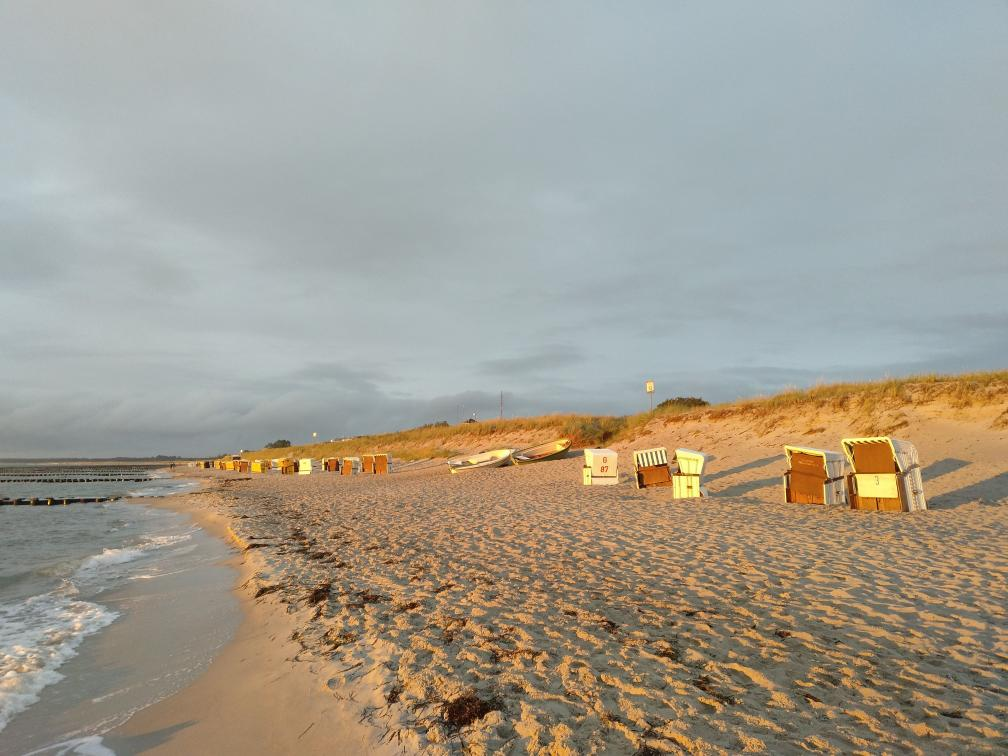
%> input picture 2/data/sea.jpg, 1008 x 756 px, given in place of coffee.tif, which was not available
$ octave 1.m   (GNU Octave 9; MATLAB toolbox functions it lacks are replaced by stand-ins)
%> lines starting %> are read from the running program, lines starting %| are printed output that depends on the picture; pictures that were not available may be replaced by others from this repository, and a replacement may not be noted
clear, close all
image1 = imread('D:\Lessons\labsOfMatlab\data\coffee.tif');
%> image1 is the input picture: size 756x1008x3 uint8; mean R, G, B 162.3, 156.8, 144.1
image2 = imread('D:\Lessons\labsOfMatlab\data\dark.png');
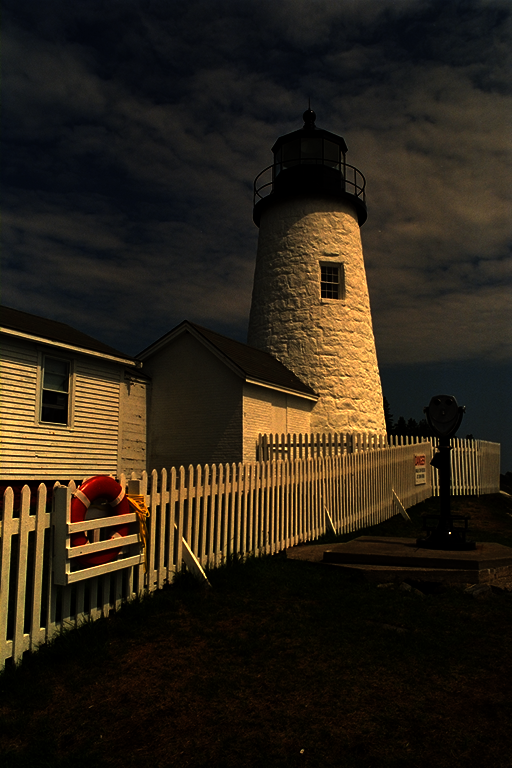
%> input picture 2/data/dark.png, 512 x 768 px
%> image2 is the input picture: size 768x512x3 uint8; mean R, G, B 44.4, 35.5, 23
image3 = imread("data\kodim05.jpg");
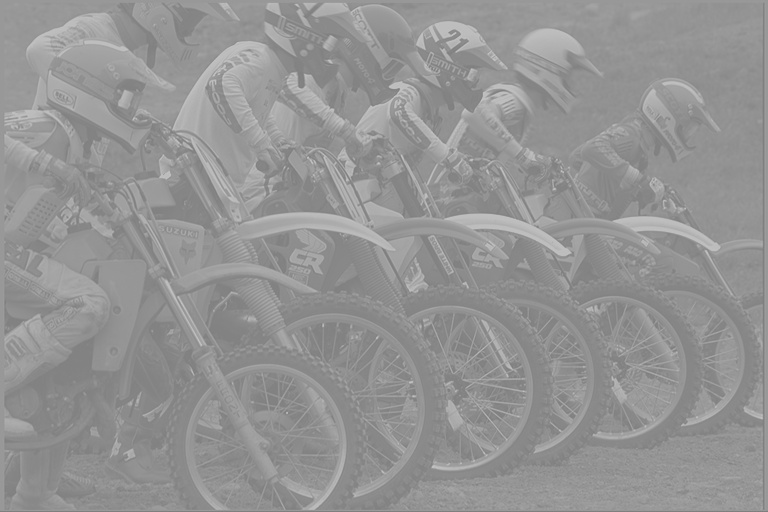
%> input picture 2/data/kodim05.jpg, 768 x 512 px
%> image3 is the input picture: size 512x768 uint8; min 122, max 196, mean 147.8
image4 = imread("data\tire.png");
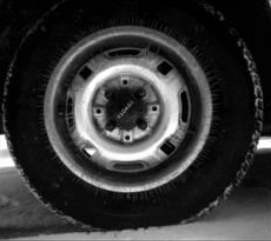
%> input picture 2/data/tire.png, 271 x 241 px
%> image4 is the input picture: size 241x271x3 uint8; min 0, max 255, mean 53.3
whos image1 image2 image3 image4;
%imshow(image1), figure, imshow(image2), figure, imshow(image3), figure, imshow(image4)
imwrite(image1, 'D:\Lessons\labsOfMatlab\savings\newCoffee.tif')
imwrite(image2, 'D:\Lessons\labsOfMatlab\savings\newDark.tif')
imwrite(image3, 'savings\newKodim05.tif')
imwrite(image4, 'savings\newTire.tif')
example_imadjust = imadjust(image3);
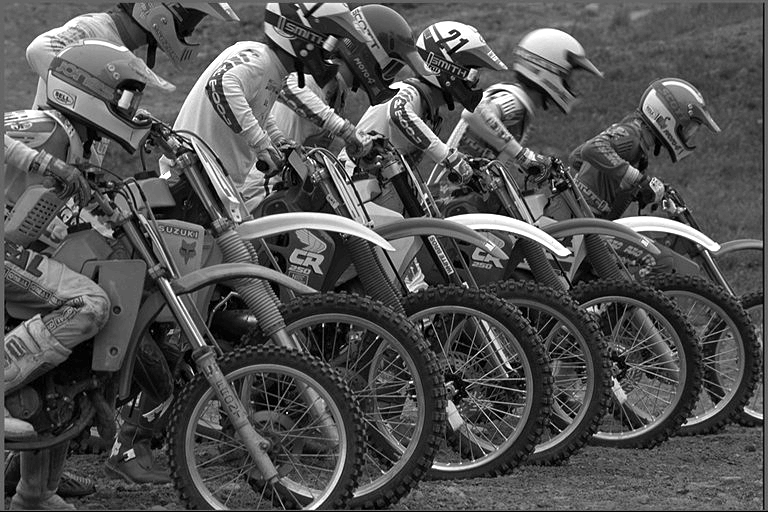
%> example_imadjust: size 512x768 uint8; min 0, max 255, mean 82.6
negative = imadjust(image3, [0, 1], [1, 0], 1.5);
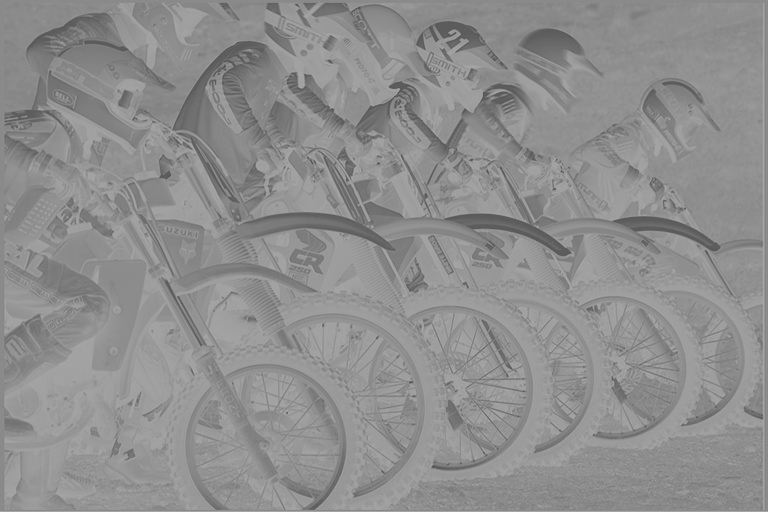
%> negative: size 512x768 uint8; min 83, max 171, mean 142.2
figure, imhist(image3)
title('Вихідна гістограма');
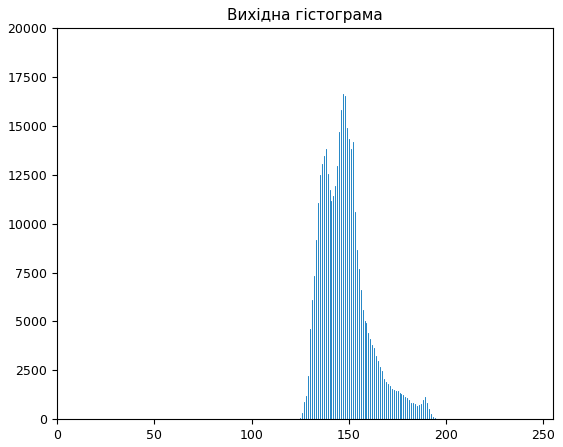
%> figure redrawn from the program's plot data; highest point at x = 147, y = 16606
figure, imhist(example_imadjust)
title('Змінена гістограма');
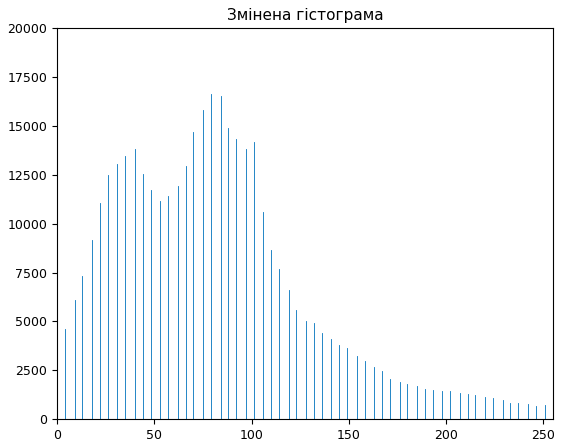
%> figure redrawn from the program's plot data; highest point at x = 79, y = 16606
figure, imshow(image3);
title('Вихідне зображення');
figure, imshow(example_imadjust);
title('Контрастоване зображення');
figure, imshow(negative);
title('Негативне зображення');
help imadjust;
